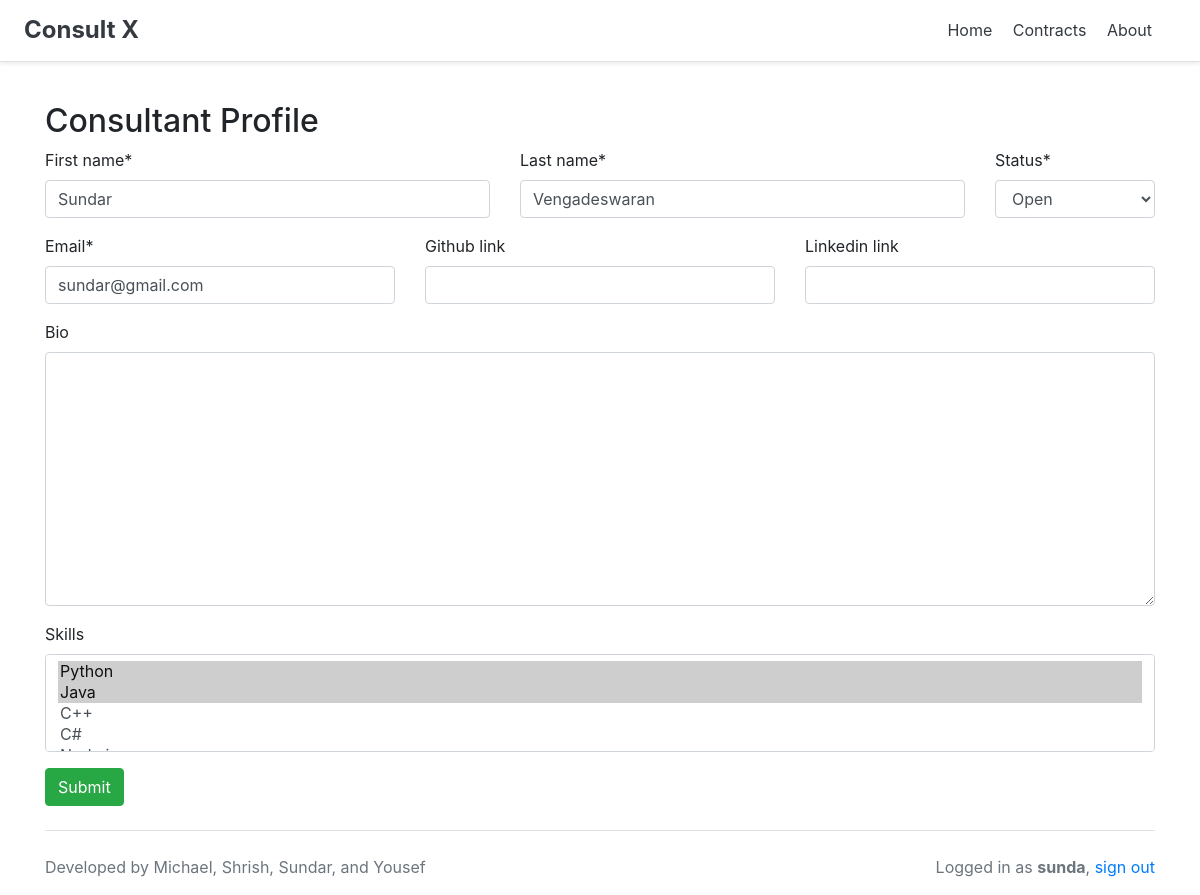
The app's page /profiles/edit_profile (signed in), older data.
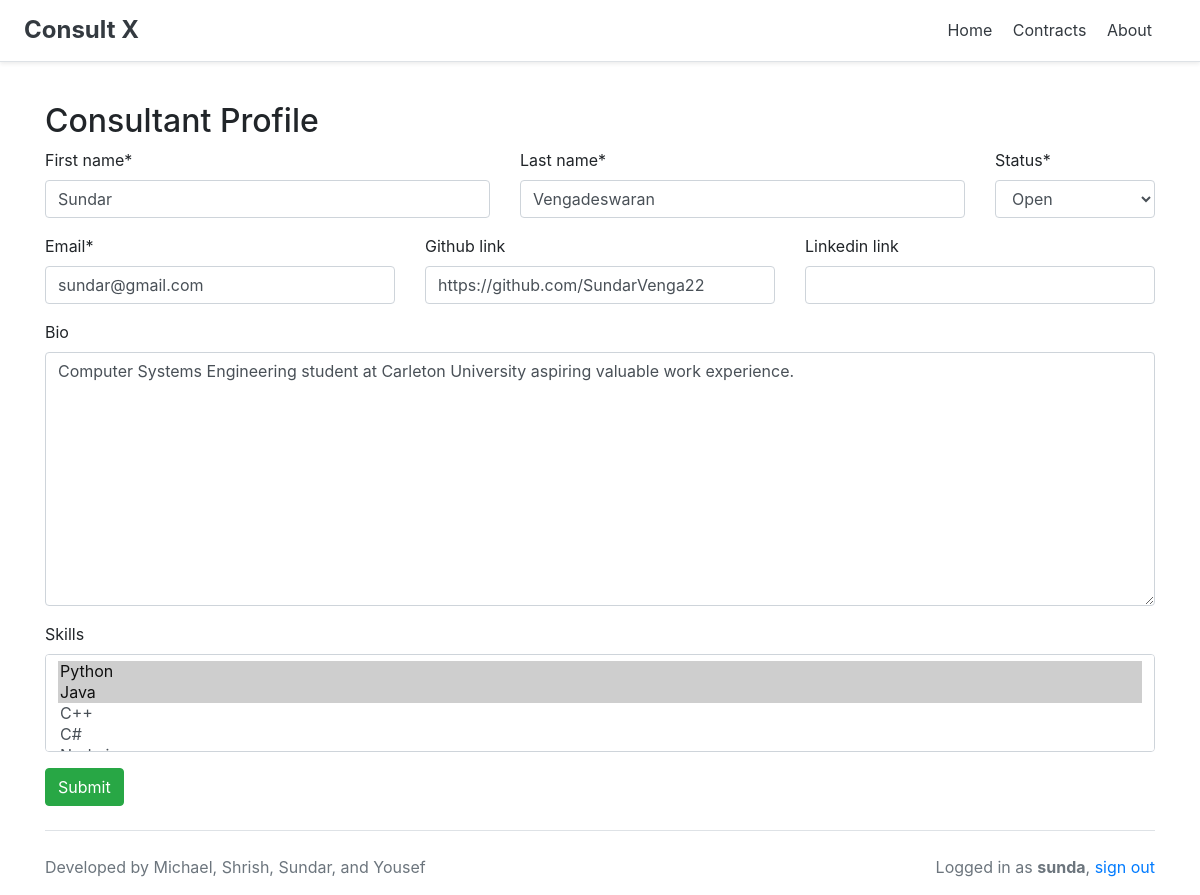
The same page, newer data.
### profiles/models.py (models this page shows, shortened)
class Consultant(models.Model):
    user = models.OneToOneField(User, on_delete=models.CASCADE, null=True, blank=True)
    first_name = models.CharField(max_length=64)
    last_name = models.CharField(max_length=64)
    email = models.CharField(max_length=64)
    bio = models.TextField(blank=True)
    linkedin_link = models.CharField(max_length=128, blank=True)
    github_link = models.CharField(max_length=128, blank=True)
    status = models.CharField(max_length=64, choices=ch_status, default = "Open")
    skills = models.ManyToManyField(Skill, blank=True)

### profiles/views.py (the view)
def edit_profile(request):
    profile, ref = get_profile(request)
    if request.method == 'POST':
        form = prof_forms[ref](request.POST, instance=profile)
        if form.is_valid():
            form.save()
            return redirect('index')
    else:
        form = prof_forms[ref](instance=profile)
    return render(request, prof_forms_html[ref], {'form': form})

### profiles/forms.py
class ConsultantForm(forms.ModelForm):
    class Meta:
        model = Consultant
        exclude = ('user',)
        fields = "__all__"

### profiles/models.py (called while the page is built)
    def __str__(self):
        return self.name

### profiles/views.py (called while the page is built)
def get_profile(request):
    profile, ref, status = get_profile_status(request)
    return profile, ref

def get_profile_status(request):
    status = False
    for i in range(len(prof_type)):
        query = prof_type[i].objects.filter(user=request.user)
        if len(query) != 0:
            if query[0].first_name != "":
                status = True
            return query[0], i, status
    return None, 0, status

### profiles/templates/consultant_form.html (shortened to what this page needs)
{% extends 'base.html' %}
{% load crispy_forms_tags %}
{% block body %}
<h2>Consultant Profile</h2>
<form method="POST" class="needs-validation">
    <div class="row">
        <div class="col-5">
            {{ form.first_name|as_crispy_field }}
        </div>
        <div class="col-5">
            {{ form.last_name|as_crispy_field }}
        </div>
        <div class="col-2">
            {{ form.status|as_crispy_field }}
        </div>
    </div>
    <div class="row">
        <div class="col-4">
            {{ form.email|as_crispy_field }}
        </div>
        <div class="col-4">
            {{ form.github_link|as_crispy_field }}
        </div>
        <div class="col-4">
            {{ form.linkedin_link|as_crispy_field }}
        </div>
    </div>
    {{ form.bio|as_crispy_field }}
    {{ form.skills|as_crispy_field }}
    <button type="submit" class="btn btn-success" name="button">Submit</button>
</form>
{% endblock %}

Row changes from the older to the newer data that the page shows:
changed Consultant "Sundar": github_link (not shown) → "https://github.com/SundarVenga22"; bio (not shown) → "Computer Systems Engineering student at Carleton University aspiring valuable work experience."
